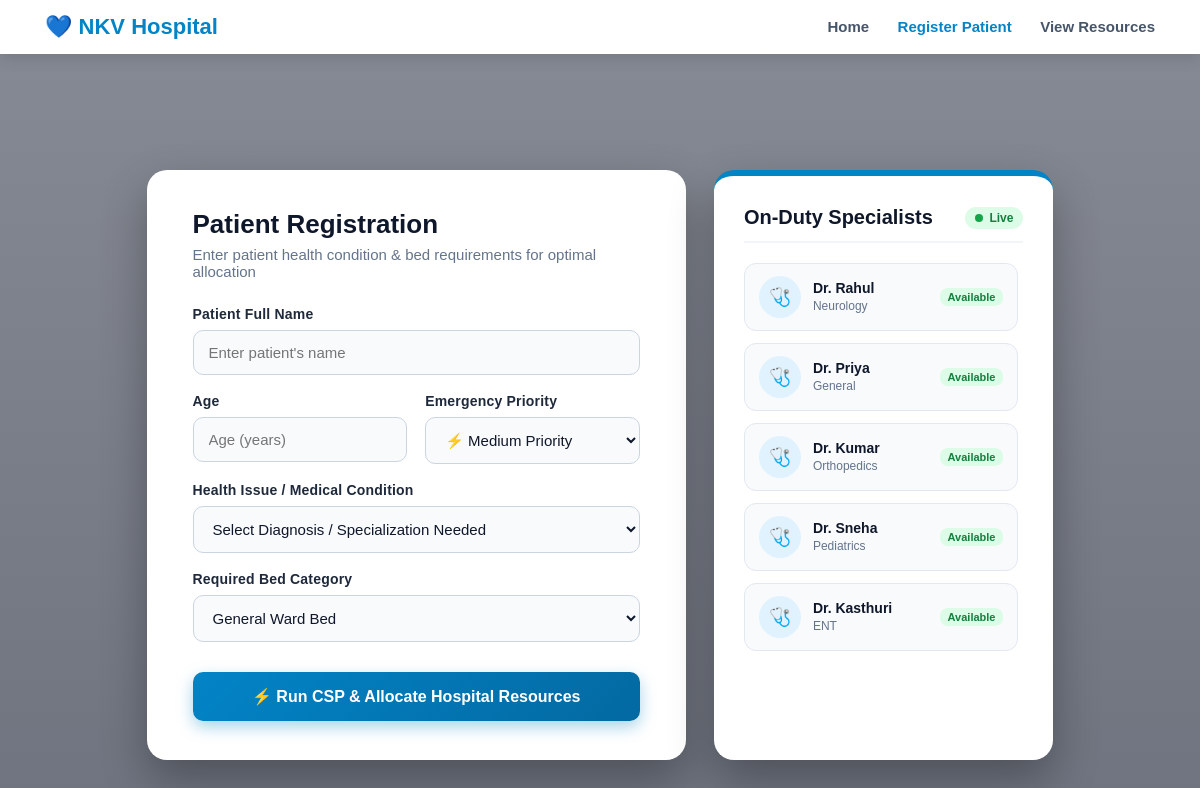
Page /patients on the committed database.
### tables this page shows
CREATE TABLE doctors (
            id INTEGER PRIMARY KEY AUTOINCREMENT,
            name TEXT,
            specialization TEXT,
            available INTEGER
        );

### app.py (the view, shortened to what this page needs)
@app.route("/patients", methods=["GET", "POST"])
def patients():
    conn = get_db()
    available_doctors = conn.execute("""
        SELECT name, specialization FROM doctors WHERE available = 1
    """).fetchall()
    conn.close()
    return render_template("patients.html", available_doctors=available_doctors)

### app.py (called while the page is built)
def get_db():
    conn = sqlite3.connect(DATABASE)
    conn.row_factory = sqlite3.Row
    return conn

### templates/patients.html (shortened to what this page needs)
<!DOCTYPE html>
<html lang="en">
<head>
    <link rel="stylesheet" href="{{ url_for('static', filename='style.css') }}">
</head>
<body>
    <div class="navbar">
        <h2>💙 NKV Hospital</h2>
        <nav>
            <a href="/">Home</a>
            <a href="/patients" class="active">Register Patient</a>
            <a href="/resources">View Resources</a>
        </nav>
    </div>
    <div class="page-wrapper">
        <div class="patient-card">
            <h2>Patient Registration</h2>
            <p class="subtitle">Enter patient health condition & bed requirements for optimal allocation</p>
            <form method="POST" action="/patients">
                <div class="field-group">
                    <label>Patient Full Name</label>
                    <input type="text" name="name" placeholder="Enter patient's name" required>
                </div>
                <div class="field-grid-2">
                    <div class="field-group" style="margin-bottom: 0;">
                        <label>Age</label>
                        <input type="number" name="age" placeholder="Age (years)" required>
                    </div>
                    <div class="field-group" style="margin-bottom: 0;">
                        <label>Emergency Priority</label>
                        <select name="priority" required>
                            <option value="Medium" selected>⚡ Medium Priority</option>
                        </select>
                    </div>
                </div>
                <div class="field-group">
                    <label>Health Issue / Medical Condition</label>
                    <select name="condition" required>
                        <option value="" disabled selected>Select Diagnosis / Specialization Needed</option>
                    </select>
                </div>
                <div class="field-group">
                    <label>Required Bed Category</label>
                    <select name="required_bed" required>
                        <option value="General" selected>General Ward Bed</option>
                    </select>
                </div>
                <button type="submit" class="submit-btn">⚡ Run CSP & Allocate Hospital Resources</button>
            </form>
        </div>
        <div class="doctors-preview-card">
            <div class="doctors-header">
                <h3>On-Duty Specialists</h3>
                <span class="pulse-badge"><span class="pulse-dot"></span> Live</span>
            </div>
            <div class="doc-list">
                {% if available_doctors %}
                    {% for doc in available_doctors %}
                    <div class="doc-card">
                        <div class="doc-left">
                            <div class="doc-avatar">🩺</div>
                            <div class="doc-meta">
                                <strong>{{ doc['name'] }}</strong>
                                <span>{{ doc['specialization'] }}</span>
                            </div>
                        </div>
                        <span class="status-tag">Available</span>
                    </div>
                    {% endfor %}
                {% else %}
                    <p style="color: #dc2626; font-size: 13px; font-weight: 600;">No doctors currently available. Please reset hospital resources.</p>
                {% endif %}
            </div>
        </div>
    </div>
</body>
</html>

### static/style.css (style rules this page uses)
* { margin: 0; padding: 0; box-sizing: border-box; font-family: 'Plus Jakarta Sans', sans-serif; }
body { background-color: #f3f7fb; color: #1e293b; min-height: 100vh; display: flex; flex-direction: column; justify-content: space-between; overflow-x: hidden; }
.navbar { display: flex; justify-content: space-between; align-items: center; padding: 1.2rem 4rem; background: #ffffff; box-shadow: 0 2px 10px rgba(0, 50, 120, 0.04); position: relative; z-index: 10; }

### templates/patients.html (style rules this page uses)
* { box-sizing: border-box; }
body { margin: 0; padding: 0; font-family: 'Segoe UI', system-ui, -apple-system, sans-serif; min-height: 100vh; background: linear-gradient(rgba(15, 23, 42, 0.50), rgba(15, 23, 42, 0.60)), url("https://images.unsplash.com/photo-1586773860418-d37222d8fce3?auto=format&fit=crop&w=1600&q=80") no-repeat center center fixed; background-size: cover; }
.navbar { background: #ffffff; padding: 14px 45px; display: flex; justify-content: space-between; align-items: center; box-shadow: 0 4px 15px rgba(0, 0, 0, 0.12); }
.navbar h2 { margin: 0; color: #0284c7; font-size: 22px; font-weight: 700; }
.navbar nav a { margin-left: 24px; text-decoration: none; color: #475569; font-weight: 600; font-size: 15px; }
.navbar nav a.active { color: #0284c7; }
.page-wrapper { display: flex; justify-content: center; align-items: stretch; gap: 28px; padding: 40px 25px; max-width: 1200px; margin: 0 auto; }
.patient-card { background: #ffffff; flex: 1.6; width: 100%; padding: 38px 45px; border-radius: 20px; box-shadow: 0 20px 45px rgba(0, 0, 0, 0.3); border: 1px solid rgba(255, 255, 255, 0.8); }
.patient-card h2 { margin: 0 0 6px 0; color: #0f172a; font-size: 26px; font-weight: 800; }
.subtitle { margin: 0 0 26px 0; color: #64748b; font-size: 15px; }
.field-grid-2 { display: grid; grid-template-columns: 1fr 1fr; gap: 18px; margin-bottom: 18px; }
.field-group { margin-bottom: 18px; display: flex; flex-direction: column; }
.field-group label { font-size: 14px; font-weight: 700; color: #1e293b; margin-bottom: 8px; letter-spacing: 0.2px; }
.field-group input, .field-group select { width: 100%; padding: 13px 15px; border: 1.5px solid #cbd5e1; border-radius: 10px; font-size: 15px; background: #f8fafc; color: #0f172a; outline: none; transition: all 0.2s ease; }
.submit-btn { width: 100%; padding: 15px; background: linear-gradient(135deg, #0284c7, #0369a1); color: #ffffff; border: none; border-radius: 10px; font-size: 16px; font-weight: 700; cursor: pointer; margin-top: 12px; box-shadow: 0 6px 16px rgba(2, 132, 199, 0.35); transition: all 0.2s; }
.doctors-preview-card { background: #ffffff; flex: 1; width: 100%; max-width: 420px; padding: 30px; border-radius: 20px; box-shadow: 0 20px 45px rgba(0, 0, 0, 0.3); display: flex; flex-direction: column; border-top: 6px solid #0284c7; }
.doctors-header { display: flex; align-items: center; justify-content: space-between; margin-bottom: 20px; padding-bottom: 12px; border-bottom: 2px solid #f1f5f9; }
.doctors-header h3 { margin: 0; color: #0f172a; font-size: 20px; font-weight: 800; }
.pulse-badge { background: #dcfce7; color: #15803d; font-size: 12px; font-weight: 700; padding: 4px 10px; border-radius: 20px; display: flex; align-items: center; gap: 6px; }
.pulse-dot { width: 8px; height: 8px; background: #16a34a; border-radius: 50%; }
.doc-list { display: flex; flex-direction: column; gap: 12px; overflow-y: auto; max-height: 480px; padding-right: 5px; }
.doc-card { display: flex; align-items: center; justify-content: space-between; padding: 12px 14px; background: #f8fafc; border: 1px solid #e2e8f0; border-radius: 12px; transition: all 0.2s; }
.doc-left { display: flex; align-items: center; gap: 12px; }
.doc-avatar { width: 42px; height: 42px; background: #e0f2fe; color: #0284c7; border-radius: 50%; display: flex; align-items: center; justify-content: center; font-size: 18px; font-weight: 700; }
.doc-meta strong { display: block; color: #0f172a; font-size: 14px; font-weight: 700; }
.doc-meta span { color: #64748b; font-size: 12px; font-weight: 500; }
.status-tag { font-size: 11px; font-weight: 700; padding: 3px 8px; border-radius: 8px; background: #dcfce7; color: #15803d; }

### rows in the picture
doctors: name "Dr. Rahul", specialization "Neurology"
doctors: name "Dr. Priya", specialization "General"
doctors: name "Dr. Kumar", specialization "Orthopedics"
doctors: name "Dr. Sneha", specialization "Pediatrics"
doctors: name "Dr. Kasthuri", specialization "ENT"
